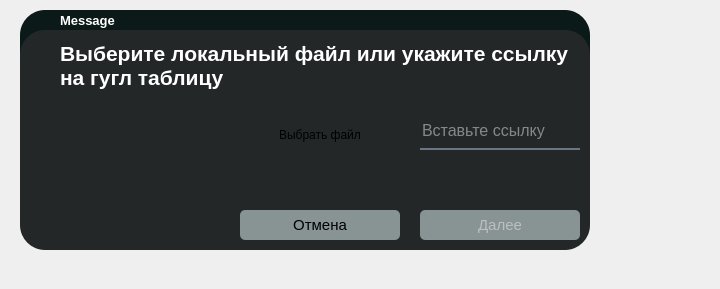
<?xml version="1.0" encoding="UTF-8"?>
<ui version="4.0">
 <class>Dialog</class>
 <widget class="QDialog" name="Dialog">
  <property name="geometry">
   <rect>
    <x>0</x>
    <y>0</y>
    <width>720</width>
    <height>289</height>
   </rect>
  </property>
  <property name="windowTitle">
   <string>Dialog</string>
  </property>
  <widget class="QWidget" name="widget" native="true">
   <property name="geometry">
    <rect>
     <x>20</x>
     <y>30</y>
     <width>570</width>
     <height>220</height>
    </rect>
   </property>
   <property name="styleSheet">
    <string notr="true">background-color:rgb(35, 39, 39);
border-radius: 25px</string>
   </property>
   <widget class="QLineEdit" name="lineEdit_text">
    <property name="geometry">
     <rect>
      <x>400</x>
      <y>90</y>
      <width>160</width>
      <height>30</height>
     </rect>
    </property>
    <property name="font">
     <font>
      <pointsize>12</pointsize>
     </font>
    </property>
    <property name="styleSheet">
     <string notr="true">background-color:rgba(0, 0, 0, 0);
border:none;
border-bottom:2px solid rgba(105, 118, 132, 255);
color:rgba(255, 255, 255, 230);
padding-bottom:7px;</string>
    </property>
    <property name="echoMode">
     <enum>QLineEdit::Normal</enum>
    </property>
    <property name="placeholderText">
     <string>Вставьте ссылку</string>
    </property>
   </widget>
   <widget class="QPushButton" name="btn_accept">
    <property name="enabled">
     <bool>false</bool>
    </property>
    <property name="geometry">
     <rect>
      <x>400</x>
      <y>180</y>
      <width>160</width>
      <height>30</height>
     </rect>
    </property>
    <property name="maximumSize">
     <size>
      <width>1000</width>
      <height>1000</height>
     </size>
    </property>
    <property name="styleSheet">
     <string notr="true">QPushButton#btn_accept
{
background-color:rgb(136, 147, 147);
border-radius:5px;
font-size:15px
}
QPushButton#btn_accept:hover
{
background-color: rgb(255, 255, 255);
}
QPushButton#btn_accept:pressed
{
font-size:13px
}</string>
    </property>
    <property name="text">
     <string>Далее</string>
    </property>
   </widget>
   <widget class="QPushButton" name="btn_close">
    <property name="geometry">
     <rect>
      <x>220</x>
      <y>180</y>
      <width>160</width>
      <height>30</height>
     </rect>
    </property>
    <property name="maximumSize">
     <size>
      <width>1000</width>
      <height>1000</height>
     </size>
    </property>
    <property name="styleSheet">
     <string notr="true">QPushButton#btn_close
{
background-color:rgb(136, 147, 147);
border-radius:5px;
font-size:15px
}
QPushButton#btn_close:hover
{
background-color: rgb(255, 255, 255);
}
QPushButton#btn_close:pressed
{
font-size:13px
}</string>
    </property>
    <property name="text">
     <string>Отмена</string>
    </property>
   </widget>
   <widget class="QLabel" name="label_14">
    <property name="geometry">
     <rect>
      <x>40</x>
      <y>0</y>
      <width>521</width>
      <height>71</height>
     </rect>
    </property>
    <property name="font">
     <font>
      <family>Tahoma</family>
      <pointsize>16</pointsize>
      <weight>75</weight>
      <bold>true</bold>
     </font>
    </property>
    <property name="whatsThis">
     <string>&lt;html&gt;&lt;head/&gt;&lt;body&gt;&lt;p&gt;&lt;br/&gt;&lt;/p&gt;&lt;/body&gt;&lt;/html&gt;</string>
    </property>
    <property name="styleSheet">
     <string notr="true">color:rgb(255, 255, 255)</string>
    </property>
    <property name="text">
     <string>Выберите локальный файл или укажите ссылку на гугл таблицу</string>
    </property>
    <property name="wordWrap">
     <bool>true</bool>
    </property>
   </widget>
   <widget class="QPushButton" name="btn_getFile">
    <property name="geometry">
     <rect>
      <x>220</x>
      <y>90</y>
      <width>160</width>
      <height>30</height>
     </rect>
    </property>
    <property name="maximumSize">
     <size>
      <width>1000</width>
      <height>1000</height>
     </size>
    </property>
    <property name="styleSheet">
     <string notr="true">QPushButton#btn_getFile
{
background-color:rgb(136, 147, 147);
border-radius:5px;
font-size:15px
}
QPushButton#btn_getFile:hover
{
background-color: rgb(255, 255, 255);
}
QPushButton#btn_getFile:pressed
{
font-size:13px
}</string>
    </property>
    <property name="text">
     <string>Выбрать файл</string>
    </property>
   </widget>
   <widget class="QWidget" name="widget_7" native="true">
    <property name="geometry">
     <rect>
      <x>10</x>
      <y>80</y>
      <width>191</width>
      <height>121</height>
     </rect>
    </property>
    <property name="styleSheet">
     <string notr="true">image:url(:/check/Mixu_warehouse/доп/018f5987fde8a21295e00599a97b-yfk1.png);
border-radius: 25px</string>
    </property>
   </widget>
  </widget>
  <widget class="QWidget" name="widget_2" native="true">
   <property name="geometry">
    <rect>
     <x>20</x>
     <y>10</y>
     <width>570</width>
     <height>230</height>
    </rect>
   </property>
   <property name="styleSheet">
    <string notr="true">background-color: rgb(11, 25, 25);
border-radius: 25px</string>
   </property>
   <widget class="QLabel" name="label_13">
    <property name="geometry">
     <rect>
      <x>40</x>
      <y>0</y>
      <width>120</width>
      <height>20</height>
     </rect>
    </property>
    <property name="font">
     <font>
      <family>Tahoma</family>
      <pointsize>10</pointsize>
      <weight>75</weight>
      <bold>true</bold>
     </font>
    </property>
    <property name="whatsThis">
     <string>&lt;html&gt;&lt;head/&gt;&lt;body&gt;&lt;p&gt;&lt;br/&gt;&lt;/p&gt;&lt;/body&gt;&lt;/html&gt;</string>
    </property>
    <property name="styleSheet">
     <string notr="true">color:rgb(255, 255, 255);
background:transparent;
border-radius:100px;</string>
    </property>
    <property name="text">
     <string>Message</string>
    </property>
   </widget>
  </widget>
  <zorder>widget_2</zorder>
  <zorder>widget</zorder>
 </widget>
 <resources>
  <include location="../designer/res.qrc"/>
 </resources>
 <connections>
  <connection>
   <sender>btn_getFile</sender>
   <signal>clicked(bool)</signal>
   <receiver>btn_accept</receiver>
   <slot>setDisabled(bool)</slot>
   <hints>
    <hint type="sourcelabel">
     <x>335</x>
     <y>138</y>
    </hint>
    <hint type="destinationlabel">
     <x>451</x>
     <y>223</y>
    </hint>
   </hints>
  </connection>
  <connection>
   <sender>btn_close</sender>
   <signal>clicked()</signal>
   <receiver>Dialog</receiver>
   <slot>close()</slot>
   <hints>
    <hint type="sourcelabel">
     <x>314</x>
     <y>232</y>
    </hint>
    <hint type="destinationlabel">
     <x>645</x>
     <y>114</y>
    </hint>
   </hints>
  </connection>
  <connection>
   <sender>btn_accept</sender>
   <signal>clicked()</signal>
   <receiver>Dialog</receiver>
   <slot>accept()</slot>
   <hints>
    <hint type="sourcelabel">
     <x>529</x>
     <y>227</y>
    </hint>
    <hint type="destinationlabel">
     <x>633</x>
     <y>196</y>
    </hint>
   </hints>
  </connection>
 </connections>
</ui>
